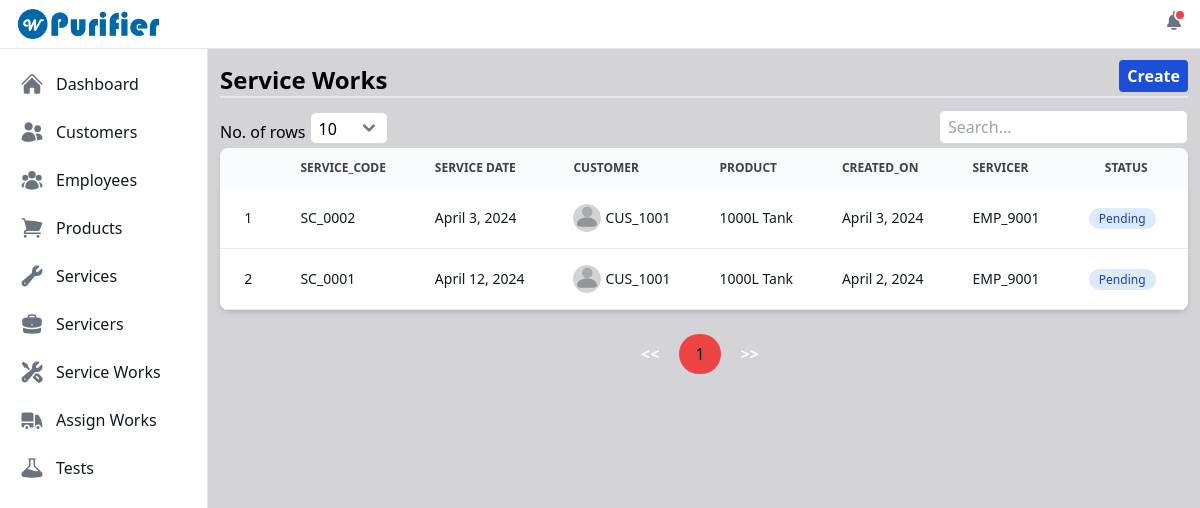
Screenshot of /view_serviceworks/ (signed in) with the database file from the repository.
### purifier/models.py (models this page shows, shortened)
class ServiceWork(models.Model):
    STATUS_CHOICES = (
        ('pending', 'Pending'),
        ('working', 'Working'),
        ('completed', 'Completed'),
    )
    id = models.UUIDField(primary_key=True, default=uuid.uuid4, unique=True, editable=False)
    service_work_code = models.CharField(max_length=50, blank=True, unique=True)
    customer_code = models.ForeignKey(Customer, on_delete=models.CASCADE)
    product = models.ForeignKey(Product, on_delete=models.CASCADE)
    service_name = models.ManyToManyField(Service)
    comment_section = models.TextField(null=True, blank=True)
    service_date = models.DateField()
    remark_section = models.TextField(null=True, blank=True)
    status = models.CharField(max_length=30, choices=STATUS_CHOICES, default='pending')
    servicer = models.ForeignKey(Servicer, on_delete=models.SET_NULL, null=True, blank=True)
    created_on = models.DateField(auto_now_add=True)

class Customer(models.Model):
    id = models.UUIDField(primary_key=True, default=uuid.uuid4, unique=True, editable=False)
    profile = models.ImageField(null=True, blank=True, upload_to="customer_profiles/")
    name = models.CharField(max_length=50)
    email = models.EmailField(unique=True)
    address = models.TextField()
    mobile = models.CharField(max_length=20)
    whatsapp_number = models.CharField(max_length=20)
    installed_product = models.ManyToManyField(Product, blank=True)
    customer_code = models.CharField(max_length=50, blank=True, unique=True)
    location = models.CharField(max_length=250, null=True, blank=True)
    initial_password = models.CharField(max_length=150, blank=True, null=True)
    created_on = models.DateField(auto_now_add=True)
    def __str__(self) -> str:
        return self.customer_code

class Product(models.Model):
    id = models.UUIDField(primary_key=True, default=uuid.uuid4, unique=True, editable=False)
    product_serial = models.CharField(max_length=100, unique=True)
    category = models.ForeignKey(Category, on_delete=models.SET_NULL, blank=True, null=True)
    name = models.CharField(max_length=100)
    image = models.ImageField(null=True, blank=True, upload_to="product_images/")
    services = models.ManyToManyField(Service, blank=True)
    created_on = models.DateField(auto_now_add=True)
    def __str__(self) -> str:
        return self.name

class Servicer(models.Model):
    id = models.UUIDField(primary_key=True, default=uuid.uuid4, unique=True, editable=False)
    name= models.ForeignKey(Employee, on_delete=models.CASCADE)
    def __str__(self) -> str:
        return self.name.employee_code

class Employee(models.Model):
    id = models.UUIDField(primary_key=True, default=uuid.uuid4, unique=True, editable=False)
    profile = models.ImageField(null=True, blank=True, upload_to="employee_profiles/")
    name = models.CharField(max_length=50)
    email = models.EmailField(unique=True)
    mobile = models.CharField(max_length=20)
    address = models.TextField()
    employee_code = models.CharField(max_length=50, blank=True, unique=True)
    initial_password = models.CharField(max_length=150, blank=True, null=True)
    created_on = models.DateField(auto_now_add=True)

### purifier/views.py (the view)
# urls.py: path('view_serviceworks/', views.viewServiceWorks, name='view_serviceworks'),
@login_required
def viewServiceWorks(request):
    service_works = ServiceWork.objects.all().order_by('-service_work_code')
    service_works_exists = service_works.exists()
    service_work_form = ServiceWorkForm()
    if request.method == 'GET':
        filter_customer = request.GET.get('customerSelect')
        selected_customer = request.GET.get('selectedCustomer')
        selected_product = request.GET.get('selectedProduct')
        try:
            if selected_customer:
                customer = get_object_or_404(Customer, pk=selected_customer)
                installed_products = customer.installed_product.all()
                products = Product.objects.filter(id__in=installed_products)
                products_data = [{'id': product.id, 'name': product.name, 'product_serial': product.product_serial} for product in products]
                data = {
                    'products': products_data,
                }
                return JsonResponse(data)
            if selected_product:
                product = get_object_or_404(Product, pk=selected_product)
                product_services = product.services.all()
                services = Service.objects.filter(id__in=product_services)
                services_data = [{'id': service.id, 'name': service.name} for service in services]
                data = {
                    'services': services_data,
                }
                return JsonResponse(data)
        except Product.DoesNotExist:
            return JsonResponse({'error': 'Product not found'}, status=404)
        except Customer.DoesNotExist:
                return JsonResponse({'error': 'Customer not found'}, status=404)
    context = {'service_works': service_works, 'service_works_exists': service_works_exists, 'service_work_form': service_work_form}
    return render(request, 'servicework/view_serviceworks.html', context)

### user_management/models.py (called while the page is built)
    def __str__(self):
        return self.username

### purifier/templates/servicework/view_serviceworks.html (shortened to what this page needs)
{% extends "index.html" %}
{% load static %}
{% block content %}
    <div class="flex justify-between">
        <span class="text-2xl font-bold flex self-end">Service Works</span>
        <a href="{% url "purifier:create_servicework" %}" class="bg-blue-700 p-1 px-2 mb-1 text-base font-bold rounded text-white">Create</a>
    </div>
    <hr class="border dark:border-gray-800">
    <div class="mt-3">
        {% if service_works_exists %}
        <div class="flex justify-between mb-1">
            <div class="flex items-end">
                <span class="font-medium">No. of rows</span>
                <select id="showEntriesSelect" class="ms-1 px-2 py-1 w-18 h-8 border border-gray-300 rounded-md focus:outline-none focus:border-blue-500">
                    <option value="10">10</option>
                </select>
            </div>
            <input type="text" id="searchInput" placeholder="Search..." class="px-2 py-1 border border-gray-300 rounded-md focus:outline-none focus:border-blue-500">
        </div>
        <div class="relative overflow-x-auto shadow-md sm:rounded-lg">
            <table id="servicework_table" class="w-full text-sm text-left rtl:text-right text-gray-500 dark:text-gray-400">
                <thead class="text-xs text-gray-700 uppercase bg-gray-50 dark:bg-gray-700 dark:text-gray-400">
                    <tr>
                        <th scope="col" class="px-6 py-3 text-center"></th>
                        <th scope="col" class="px-6 py-3">Service_code</th>
                        <th scope="col" class="px-6 py-3">Service Date</th>
                        <th scope="col" class="px-6 py-3">Customer</th>
                        <th scope="col" class="px-6 py-3">Product</th>
                        <th scope="col" class="px-6 py-3">Created_On</th>
                        <th scope="col" class="px-6 py-3">Servicer</th>
                        <th scope="col" class="px-6 py-3 text-center">Status</th>
                    </tr>
                </thead>
                <tbody>
                    {% for service_work in service_works %}
                        <tr class="bg-white border-b dark:bg-gray-800 dark:border-gray-700 hover:bg-gray-50 dark:hover:bg-gray-600">
                            <th scope="row" class="px-6 py-4 font-medium text-gray-900 whitespace-nowrap dark:text-white text-center">{{ forloop.counter }}</th>
                            <th scope="row" class="px-6 py-4 font-medium text-gray-900 whitespace-nowrap dark:text-white">
                                <a href='{% url "purifier:each_service_work" service_work.id %}'>{{ service_work.service_work_code }}</a>
                            </th>
                            <th scope="row" class="px-6 py-4 font-medium text-gray-900 whitespace-nowrap dark:text-white">
                                <a href='{% url "purifier:each_service_work" service_work.id %}'>{{ service_work.service_date }}</a>
                            </th>
                            <th scope="row" class="flex items-center px-6 py-4 font-medium text-gray-900 whitespace-nowrap dark:text-white">
                                <a href='{% url "purifier:each_service_work" service_work.id %}'>
                                    {% if service_work.customer_code.profile %}
                                        <img src="{{service_work.customer_code.profile.url}}" alt="Profile not loading..." class="h-7 w-7 rounded-full">
                                    {% else %}
                                        <img src="{% static 'images/default.png' %}" alt="Profile not loading..." class="h-7 w-7 rounded-full">
                                    {% endif %}
                                </a>
                                <a href='{% url "purifier:each_service_work" service_work.id %}' class="ms-1">{{ service_work.customer_code }}</a>
                            </th>
                            <th scope="row" class="px-6 py-4 font-medium text-gray-900 whitespace-nowrap dark:text-white">
                                <a href='{% url "purifier:each_service_work" service_work.id %}'>{{ service_work.product }}</a>
                            </th>
                            <th scope="row" class="px-6 py-4 font-medium text-gray-900 whitespace-nowrap dark:text-white">
                                <a href='{% url "purifier:each_service_work" service_work.id %}'>{{ service_work.created_on }}</a>
                            </th>
                            <th scope="row" class="px-6 py-4 font-medium text-gray-900 whitespace-nowrap dark:text-white">
                                <a href='{% url "purifier:each_service_work" service_work.id %}'>{{ service_work.servicer }}</a>
                            </th>
                            <th scope="row" class="px-6 py-4 font-medium text-gray-900 whitespace-nowrap dark:text-white text-center">
                                <a href='{% url "purifier:each_service_work" service_work.id %}'>
                                {% if service_work.status == 'pending' %}
                                    <span class="bg-blue-100 text-blue-800 text-xs font-medium me-2 px-2.5 py-0.5 rounded-full dark:bg-blue-900 dark:text-blue-300">{{ service_work.get_status_display }}</span>
                                {% elif service_work.status == 'working' %}
                                    <span class="bg-yellow-100 text-yellow-800 text-xs font-medium me-2 px-2.5 py-0.5 rounded-full dark:bg-yellow-900 dark:text-yellow-300">{{ service_work.get_status_display }}</span>
                                {% else %}
                                    <span class="bg-green-100 text-green-800 text-xs font-medium me-2 px-2.5 py-0.5 rounded-full dark:bg-green-900 dark:text-green-300">{{ service_work.get_status_display }}</span>
                                {% endif %}
                                </a>
                            </th>
                        </tr>
                    {% endfor %}
                </tbody>
            </table>
        </div>
        <div id="pagination" class="flex justify-center mt-6">
        </div>
        {% else %}
        <div class="flex justify-center">
            <span class="font-bold text-xl">No service works added. <a href="{% url "purifier:create_servicework" %}" class="text-blue-700">Create</a> a new service work.</span>
        </div>
        {% endif %}
    </div>
{% endblock content %}

### rows the page displays
ServiceWork: service_work_code "SC_0002", service_date "April 3, 2024", customer_code "CUS_1001", product "1000L Tank", created_on "April 3, 2024", servicer "EMP_9001", status "Pending"
ServiceWork: service_work_code "SC_0001", service_date "April 12, 2024", customer_code "CUS_1001", product "1000L Tank", created_on "April 2, 2024", servicer "EMP_9001", status "Pending"
